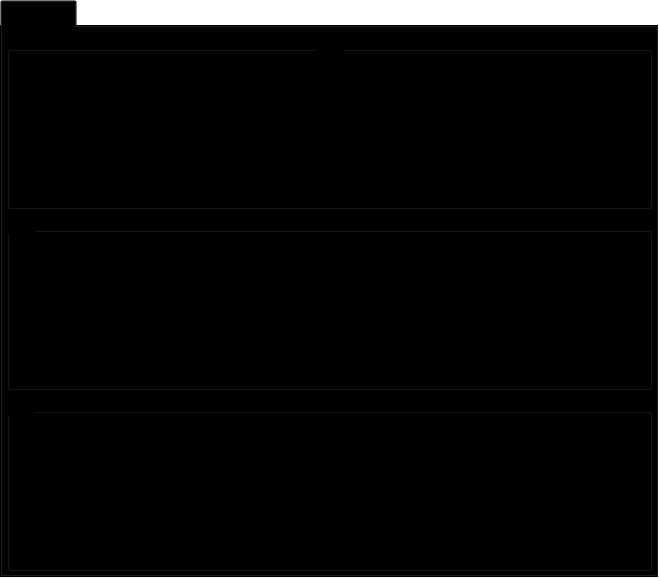
<?xml version="1.0" encoding="UTF-8"?>
<ui version="4.0">
 <class>QtMotionIOWidgetsClass</class>
 <widget class="QWidget" name="QtMotionIOWidgetsClass">
  <property name="geometry">
   <rect>
    <x>0</x>
    <y>0</y>
    <width>659</width>
    <height>578</height>
   </rect>
  </property>
  <property name="windowTitle">
   <string>QtMotionIOWidgets</string>
  </property>
  <property name="styleSheet">
   <string notr="true">background-color: transparent;</string>
  </property>
  <layout class="QGridLayout" name="gridLayout">
   <property name="leftMargin">
    <number>0</number>
   </property>
   <property name="topMargin">
    <number>0</number>
   </property>
   <property name="rightMargin">
    <number>0</number>
   </property>
   <property name="bottomMargin">
    <number>0</number>
   </property>
   <property name="spacing">
    <number>0</number>
   </property>
   <item row="0" column="0">
    <widget class="QTabWidget" name="tabWidget">
     <property name="font">
      <font>
       <pointsize>10</pointsize>
      </font>
     </property>
     <property name="currentIndex">
      <number>0</number>
     </property>
     <widget class="QWidget" name="tab">
      <attribute name="title">
       <string>IO轴参数</string>
      </attribute>
      <layout class="QGridLayout" name="gridLayout_2">
       <property name="leftMargin">
        <number>0</number>
       </property>
       <property name="topMargin">
        <number>0</number>
       </property>
       <property name="rightMargin">
        <number>0</number>
       </property>
       <property name="bottomMargin">
        <number>0</number>
       </property>
       <property name="spacing">
        <number>0</number>
       </property>
       <item row="0" column="0">
        <widget class="QScrollArea" name="scrollArea">
         <property name="widgetResizable">
          <bool>true</bool>
         </property>
         <widget class="QWidget" name="scrollAreaWidget">
          <property name="geometry">
           <rect>
            <x>0</x>
            <y>0</y>
            <width>651</width>
            <height>553</height>
           </rect>
          </property>
          <property name="styleSheet">
           <string notr="true">background-color: transparent;</string>
          </property>
          <layout class="QVBoxLayout" name="verticalLayout">
           <property name="spacing">
            <number>4</number>
           </property>
           <property name="leftMargin">
            <number>4</number>
           </property>
           <property name="topMargin">
            <number>4</number>
           </property>
           <property name="rightMargin">
            <number>4</number>
           </property>
           <property name="bottomMargin">
            <number>4</number>
           </property>
           <item>
            <widget class="QGroupBox" name="gridGroupBox">
             <property name="title">
              <string>输入</string>
             </property>
             <property name="alignment">
              <set>Qt::AlignCenter</set>
             </property>
             <layout class="QGridLayout" name="m_pIOInputLayout"/>
            </widget>
           </item>
           <item>
            <widget class="QGroupBox" name="gridGroupBox_2">
             <property name="title">
              <string>输出</string>
             </property>
             <layout class="QGridLayout" name="m_pIOOutPutLayout"/>
            </widget>
           </item>
           <item>
            <widget class="QGroupBox" name="gridGroupBox_3">
             <property name="title">
              <string>输出</string>
             </property>
             <layout class="QGridLayout" name="m_pIOOutPutLayout_2"/>
            </widget>
           </item>
          </layout>
         </widget>
        </widget>
       </item>
      </layout>
     </widget>
    </widget>
   </item>
  </layout>
 </widget>
 <layoutdefault spacing="6" margin="11"/>
 <resources/>
 <connections/>
</ui>
